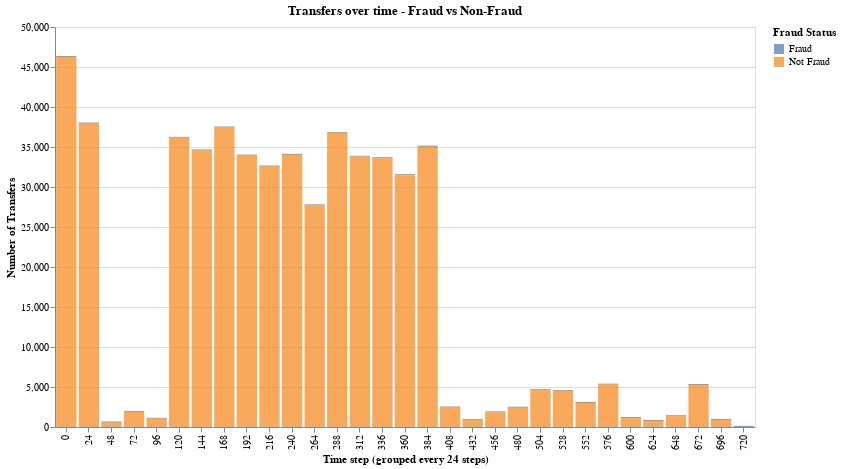

Source (notebook cell):
### Code cell
df_trans_grouped = df[df["type"] == "TRANSFER"].copy()

# Mapeamos la etiqueta de fraude para que sea legible
df_trans_grouped["isFraud"] = df_trans_grouped["isFraud"].map({
    0: "Not Fraud",
    1: "Fraud"
})

# Creamos una columna para agrupar por bloques de 24 steps (asumiendo 1 día = 24 steps)
df_trans_grouped["step_group"] = (df_trans_grouped["step"] // 24) * 24

# Contamos la cantidad de transacciones por grupo
df_step_block = (
    df_trans_grouped
    .groupby(["step_group", "isFraud"])
    .size()
    .reset_index(name="count")  # ← esto crea la columna 'count'
)

# Graficamos
alt.Chart(df_step_block).mark_bar(opacity=0.7).encode(
    x=alt.X("step_group:O", title="Time step (grouped every 24 steps)"),
    y=alt.Y("count:Q", title="Number of Transfers"),
    color=alt.Color("isFraud:N", title="Fraud Status"),
    tooltip=["step_group", "count", "isFraud"]
).properties(
    width=700,
    height=400,
    title="Transfers over time - Fraud vs Non-Fraud"
)

### Figure 1 — Vega-Lite specification as saved in the notebook (floating-point values rounded to 4 significant figures)
{"config": {"view": {"continuousWidth": 300, "continuousHeight": 300}}, "data": {"name": "data-e04a9b55f6eaf2c4d42dd4936be34b7d"}, "mark": {"type": "bar", "opacity": 0.7}, "encoding": {"color": {"field": "isFraud", "title": "Fraud Status", "type": "nominal"}, "tooltip": [{"field": "step_group", "type": "quantitative"}, {"field": "count", "type": "quantitative"}, {"field": "isFraud", "type": "nominal"}], "x": {"field": "step_group", "title": "Time step (grouped every 24 steps)", "type": "ordinal"}, "y": {"field": "count", "title": "Number of Transfers", "type": "quantitative"}}, "height": 400, "title": "Transfers over time - Fraud vs Non-Fraud", "width": 700, "$schema": "https://vega.github.io/schema/vega-lite/v6.1.0.json", "datasets": {"data-e04a9b55f6eaf2c4d42dd4936be34b7d": [{"step_group": 0, "isFraud": "Fraud", "count": 127}, {"step_group": 0, "isFraud": "Not Fraud", "count": 46250}, {"step_group": 24, "isFraud": "Fraud", "count": 151}, {"step_group": 24, "isFraud": "Not Fraud", "count": 37914}, {"step_group": 48, "isFraud": "Fraud", "count": 153}, {"step_group": 48, "isFraud": "Not Fraud", "count": 542}, {"step_group": 72, "isFraud": "Fraud", "count": 136}, {"step_group": 72, "isFraud": "Not Fraud", "count": 1882}, {"step_group": 96, "isFraud": "Fraud", "count": 122}, {"step_group": 96, "isFraud": "Not Fraud", "count": 1029}, {"step_group": 120, "isFraud": "Fraud", "count": 115}, {"step_group": 120, "isFraud": "Not Fraud", "count": 36152}, {"step_group": 144, "isFraud": "Fraud", "count": 140}, {"step_group": 144, "isFraud": "Not Fraud", "count": 34562}, {"step_group": 168, "isFraud": "Fraud", "count": 134}, {"step_group": 168, "isFraud": "Not Fraud", "count": 37433}, {"step_group": 192, "isFraud": "Fraud", "count": 129}, {"step_group": 192, "isFraud": "Not Fraud", "count": 33930}, {"step_group": 216, "isFraud": "Fraud", "count": 136}, {"step_group": 216, "isFraud": "Not Fraud", "count": 32548}, {"step_group": 240, "isFraud": "Fraud", "count": 134}, {"step_group": 240, "isFraud": "Not Fraud", "count": 34009}, {"step_group": 264, "isFraud": "Fraud", "count": 148}, {"step_group": 264, "isFraud": "Not Fraud", "count": 27685}, {"step_group": 288, "isFraud": "Fraud", "count": 121}, {"step_group": 288, "isFraud": "Not Fraud", "count": 36739}, {"step_group": 312, "isFraud": "Fraud", "count": 119}, {"step_group": 312, "isFraud": "Not Fraud", "count": 33786}, {"step_group": 336, "isFraud": "Fraud", "count": 130}, {"step_group": 336, "isFraud": "Not Fraud", "count": 33597}, {"step_group": 360, "isFraud": "Fraud", "count": 127}, {"step_group": 360, "isFraud": "Not Fraud", "count": 31479}, {"step_group": 384, "isFraud": "Fraud", "count": 158}, {"step_group": 384, "isFraud": "Not Fraud", "count": 35013}, {"step_group": 408, "isFraud": "Fraud", "count": 137}, {"step_group": 408, "isFraud": "Not Fraud", "count": 2428}, {"step_group": 432, "isFraud": "Fraud", "count": 121}, {"step_group": 432, "isFraud": "Not Fraud", "count": 865}, {"step_group": 456, "isFraud": "Fraud", "count": 124}, {"step_group": 456, "isFraud": "Not Fraud", "count": 1833}, {"step_group": 480, "isFraud": "Fraud", "count": 134}, {"step_group": 480, "isFraud": "Not Fraud", "count": 2405}, {"step_group": 504, "isFraud": "Fraud", "count": 126}, {"step_group": 504, "isFraud": "Not Fraud", "count": 4608}, {"step_group": 528, "isFraud": "Fraud", "count": 110}, {"step_group": 528, "isFraud": "Not Fraud", "count": 4500}, {"step_group": 552, "isFraud": "Fraud", "count": 138}, {"step_group": 552, "isFraud": "Not Fraud", "count": 2999}, {"step_group": 576, "isFraud": "Fraud", "count": 118}, {"step_group": 576, "isFraud": "Not Fraud", "count": 5299}, {"step_group": 600, "isFraud": "Fraud", "count": 140}, {"step_group": 600, "isFraud": "Not Fraud", "count": 1108}, {"step_group": 624, "isFraud": "Fraud", "count": 138}, {"step_group": 624, "isFraud": "Not Fraud", "count": 748}, {"step_group": 648, "isFraud": "Fraud", "count": 127}, {"step_group": 648, "isFraud": "Not Fraud", "count": 1348}, {"step_group": 672, "isFraud": "Fraud", "count": 131}, {"step_group": 672, "isFraud": "Not Fraud", "count": 5241}, {"step_group": 696, "isFraud": "Fraud", "count": 132}, {"step_group": 696, "isFraud": "Not Fraud", "count": 880}, {"step_group": 720, "isFraud": "Fraud", "count": 141}]}}
